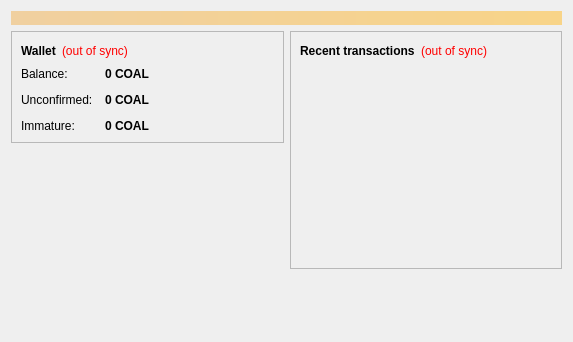
<?xml version="1.0" encoding="UTF-8"?>
<ui version="4.0">
 <class>OverviewPage</class>
 <widget class="QWidget" name="OverviewPage">
  <property name="geometry">
   <rect>
    <x>0</x>
    <y>0</y>
    <width>573</width>
    <height>342</height>
   </rect>
  </property>
  <property name="windowTitle">
   <string>Form</string>
  </property>
  <layout class="QVBoxLayout" name="topLayout">
   <item>
    <widget class="QLabel" name="labelAlerts">
     <property name="visible">
      <bool>false</bool>
     </property>
     <property name="styleSheet">
      <string notr="true">background-color: qlineargradient(x1: 0, y1: 0, x2: 1, y2: 0, stop:0 #F0D0A0, stop:1 #F8D488); color:#000000;</string>
     </property>
     <property name="wordWrap">
      <bool>true</bool>
     </property>
     <property name="margin">
      <number>3</number>
     </property>
    </widget>
   </item>
   <item>
    <layout class="QHBoxLayout" name="horizontalLayout" stretch="1,1">
     <item>
      <layout class="QVBoxLayout" name="verticalLayout_2">
       <item>
        <widget class="QFrame" name="frame">
         <property name="frameShape">
          <enum>QFrame::StyledPanel</enum>
         </property>
         <property name="frameShadow">
          <enum>QFrame::Raised</enum>
         </property>
         <layout class="QVBoxLayout" name="verticalLayout_4">
          <item>
           <layout class="QHBoxLayout" name="horizontalLayout_4">
            <item>
             <widget class="QLabel" name="label_5">
              <property name="font">
               <font>
                <weight>75</weight>
                <bold>true</bold>
               </font>
              </property>
              <property name="text">
               <string>Wallet</string>
              </property>
             </widget>
            </item>
            <item>
             <widget class="QLabel" name="labelWalletStatus">
              <property name="toolTip">
               <string>The displayed information may be out of date. Your wallet automatically synchronizes with the Coalcoin network after a connection is established, but this process has not completed yet.</string>
              </property>
              <property name="styleSheet">
               <string notr="true">QLabel { color: red; }</string>
              </property>
              <property name="text">
               <string notr="true">(out of sync)</string>
              </property>
              <property name="alignment">
               <set>Qt::AlignLeading|Qt::AlignLeft|Qt::AlignVCenter</set>
              </property>
             </widget>
            </item>
            <item>
             <spacer name="horizontalSpacer_2">
              <property name="orientation">
               <enum>Qt::Horizontal</enum>
              </property>
              <property name="sizeHint" stdset="0">
               <size>
                <width>40</width>
                <height>20</height>
               </size>
              </property>
             </spacer>
            </item>
           </layout>
          </item>
          <item>
           <layout class="QFormLayout" name="formLayout_2">
            <property name="fieldGrowthPolicy">
             <enum>QFormLayout::AllNonFixedFieldsGrow</enum>
            </property>
            <property name="horizontalSpacing">
             <number>12</number>
            </property>
            <property name="verticalSpacing">
             <number>12</number>
            </property>
            <item row="0" column="0">
             <widget class="QLabel" name="label">
              <property name="text">
               <string>Balance:</string>
              </property>
             </widget>
            </item>
            <item row="0" column="1">
             <widget class="QLabel" name="labelBalance">
              <property name="font">
               <font>
                <weight>75</weight>
                <bold>true</bold>
               </font>
              </property>
              <property name="cursor">
               <cursorShape>IBeamCursor</cursorShape>
              </property>
              <property name="toolTip">
               <string>Your current balance</string>
              </property>
              <property name="text">
               <string notr="true">0 COAL</string>
              </property>
              <property name="textInteractionFlags">
               <set>Qt::LinksAccessibleByMouse|Qt::TextSelectableByKeyboard|Qt::TextSelectableByMouse</set>
              </property>
             </widget>
            </item>
            <item row="1" column="0">
             <widget class="QLabel" name="label_3">
              <property name="text">
               <string>Unconfirmed:</string>
              </property>
             </widget>
            </item>
            <item row="1" column="1">
             <widget class="QLabel" name="labelUnconfirmed">
              <property name="font">
               <font>
                <weight>75</weight>
                <bold>true</bold>
               </font>
              </property>
              <property name="cursor">
               <cursorShape>IBeamCursor</cursorShape>
              </property>
              <property name="toolTip">
               <string>Total of transactions that have yet to be confirmed, and do not yet count toward the current balance</string>
              </property>
              <property name="text">
               <string notr="true">0 COAL</string>
              </property>
              <property name="textInteractionFlags">
               <set>Qt::LinksAccessibleByMouse|Qt::TextSelectableByKeyboard|Qt::TextSelectableByMouse</set>
              </property>
             </widget>
            </item>
            <item row="2" column="0">
             <widget class="QLabel" name="labelImmatureText">
              <property name="text">
               <string>Immature:</string>
              </property>
             </widget>
            </item>
            <item row="2" column="1">
             <widget class="QLabel" name="labelImmature">
              <property name="font">
               <font>
                <weight>75</weight>
                <bold>true</bold>
               </font>
              </property>
              <property name="toolTip">
               <string>Mined balance that has not yet matured</string>
              </property>
              <property name="text">
               <string notr="true">0 COAL</string>
              </property>
              <property name="textInteractionFlags">
               <set>Qt::LinksAccessibleByMouse|Qt::TextSelectableByKeyboard|Qt::TextSelectableByMouse</set>
              </property>
             </widget>
            </item>
           </layout>
          </item>
         </layout>
        </widget>
       </item>
       <item>
        <spacer name="verticalSpacer">
         <property name="orientation">
          <enum>Qt::Vertical</enum>
         </property>
         <property name="sizeHint" stdset="0">
          <size>
           <width>20</width>
           <height>40</height>
          </size>
         </property>
        </spacer>
       </item>
      </layout>
     </item>
     <item>
      <layout class="QVBoxLayout" name="verticalLayout_3">
       <item>
        <widget class="QFrame" name="frame_2">
         <property name="frameShape">
          <enum>QFrame::StyledPanel</enum>
         </property>
         <property name="frameShadow">
          <enum>QFrame::Raised</enum>
         </property>
         <layout class="QVBoxLayout" name="verticalLayout">
          <item>
           <layout class="QHBoxLayout" name="horizontalLayout_2">
            <item>
             <widget class="QLabel" name="label_4">
              <property name="text">
               <string>&lt;b&gt;Recent transactions&lt;/b&gt;</string>
              </property>
             </widget>
            </item>
            <item>
             <widget class="QLabel" name="labelTransactionsStatus">
              <property name="toolTip">
               <string>The displayed information may be out of date. Your wallet automatically synchronizes with the Coalcoin network after a connection is established, but this process has not completed yet.</string>
              </property>
              <property name="styleSheet">
               <string notr="true">QLabel { color: red; }</string>
              </property>
              <property name="text">
               <string notr="true">(out of sync)</string>
              </property>
              <property name="alignment">
               <set>Qt::AlignRight|Qt::AlignTrailing|Qt::AlignVCenter</set>
              </property>
             </widget>
            </item>
            <item>
             <spacer name="horizontalSpacer">
              <property name="orientation">
               <enum>Qt::Horizontal</enum>
              </property>
              <property name="sizeHint" stdset="0">
               <size>
                <width>40</width>
                <height>20</height>
               </size>
              </property>
             </spacer>
            </item>
           </layout>
          </item>
          <item>
           <widget class="QListView" name="listTransactions">
            <property name="styleSheet">
             <string notr="true">QListView { background: transparent; }</string>
            </property>
            <property name="frameShape">
             <enum>QFrame::NoFrame</enum>
            </property>
            <property name="verticalScrollBarPolicy">
             <enum>Qt::ScrollBarAlwaysOff</enum>
            </property>
            <property name="horizontalScrollBarPolicy">
             <enum>Qt::ScrollBarAlwaysOff</enum>
            </property>
            <property name="selectionMode">
             <enum>QAbstractItemView::NoSelection</enum>
            </property>
           </widget>
          </item>
         </layout>
        </widget>
       </item>
       <item>
        <spacer name="verticalSpacer_2">
         <property name="orientation">
          <enum>Qt::Vertical</enum>
         </property>
         <property name="sizeHint" stdset="0">
          <size>
           <width>20</width>
           <height>40</height>
          </size>
         </property>
        </spacer>
       </item>
      </layout>
     </item>
    </layout>
   </item>
  </layout>
 </widget>
 <resources/>
 <connections/>
</ui>
